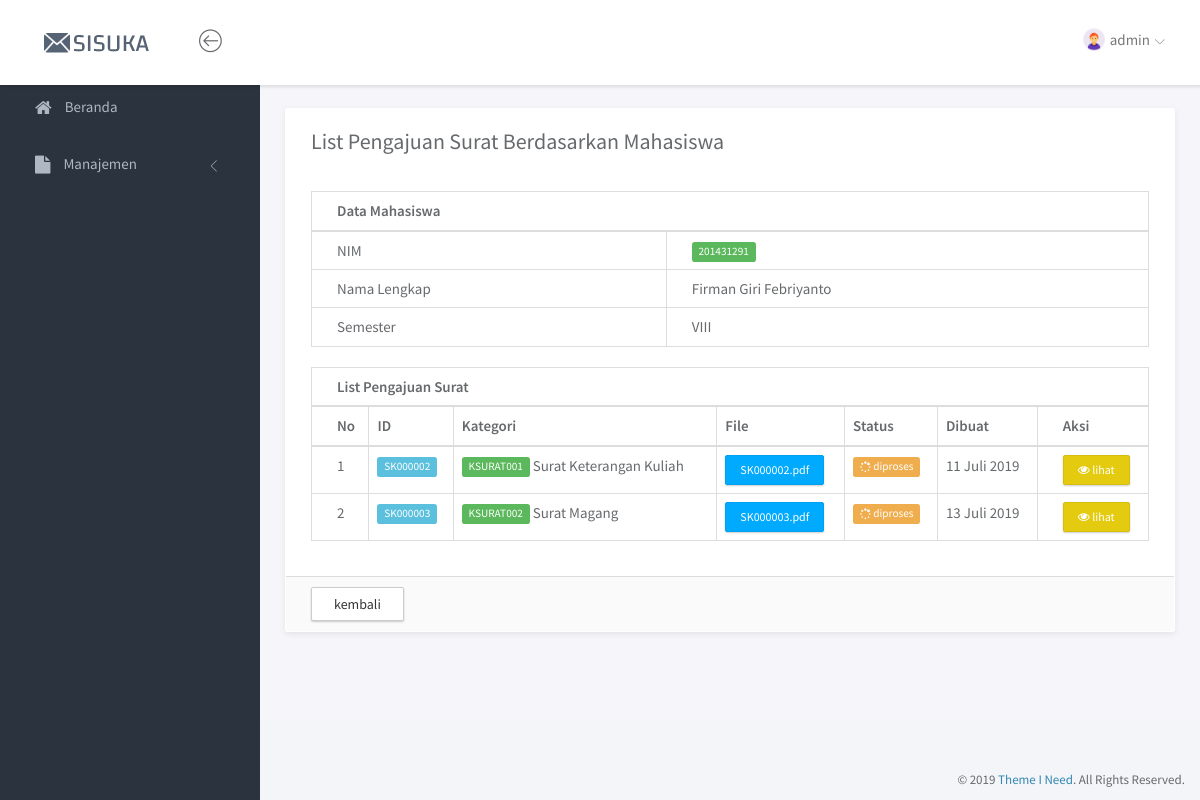
Before: /index.php?page=listsuratmhs&id=201431291 (signed in) with the older database file.
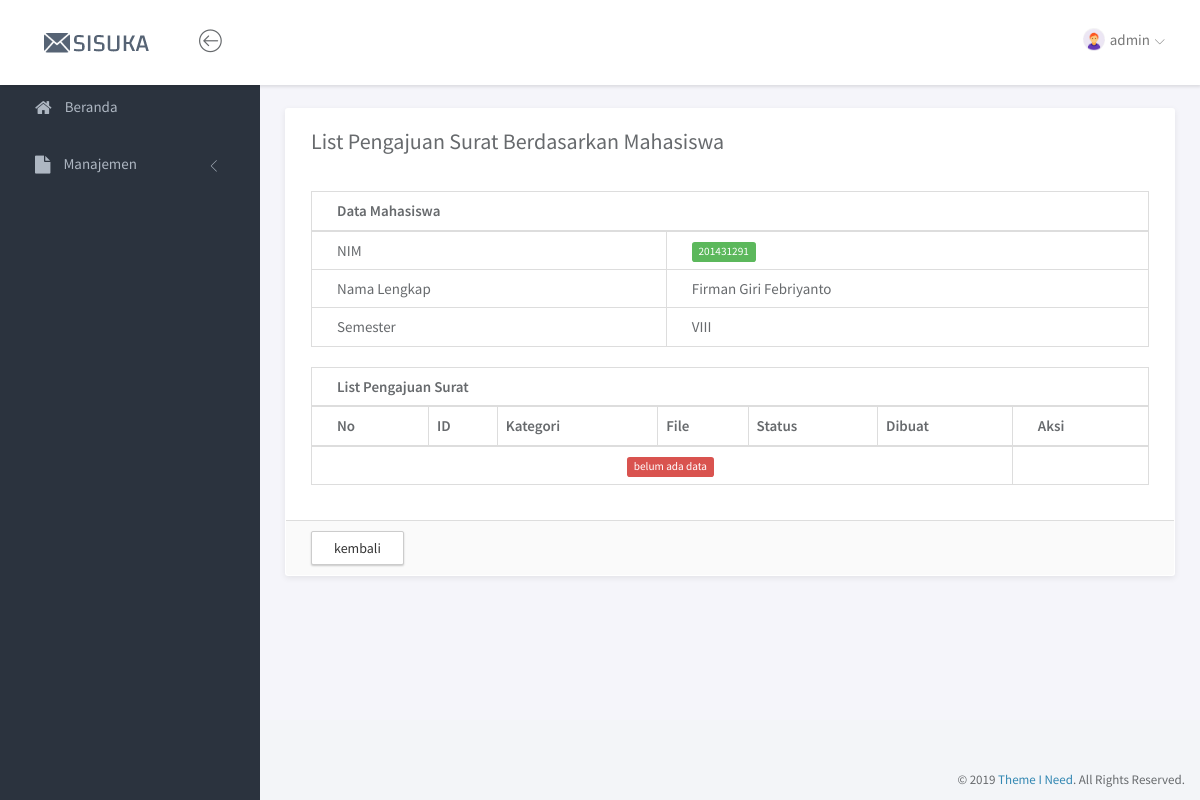
After: the same page with the newer database file.
### tables this page shows
CREATE TABLE `tbl_user` (
  `id_user` int(11) NOT NULL,
  `username` varchar(15) NOT NULL,
  `password` varchar(10) NOT NULL,
  `role` int(2) NOT NULL,
  `terakhir_login` timestamp NULL DEFAULT NULL ON UPDATE CURRENT_TIMESTAMP
);

CREATE TABLE `tbl_mahasiswa` (
  `nim` varchar(15) NOT NULL,
  `nama_lengkap` varchar(100) NOT NULL,
  `email` varchar(50) NOT NULL,
  `ipk` decimal(3,2) NOT NULL,
  `semester` varchar(5) NOT NULL,
  `password` varchar(10) NOT NULL,
  `terakhir_login` timestamp NULL DEFAULT NULL ON UPDATE CURRENT_TIMESTAMP
);

CREATE TABLE `tbl_suratkonfirmasi` (
  `id_suratkonfirmasi` varchar(15) NOT NULL,
  `id_kategori` varchar(15) NOT NULL,
  `status_surat` int(1) NOT NULL,
  `file_surat` text NOT NULL,
  `file_upload` text,
  `data` text NOT NULL,
  `created_at` date DEFAULT NULL,
  `acc_at` date DEFAULT NULL
);

CREATE TABLE `tbl_kategorisurat` (
  `id_kategori` varchar(15) NOT NULL,
  `nama` varchar(50) NOT NULL,
  `kode` varchar(5) NOT NULL,
  `file` text,
  `ket` text
);

### page/listsurat/listsuratmhs.php (the view, shortened to what this page needs)
<?php
    $g = mysqli_query($conn, "SELECT * FROM tbl_mahasiswa WHERE nim='$_GET[id]'");
    $data = mysqli_fetch_array($g);
    $jum = jumSurat($_GET['id']);
    if ($jum > 0){
        $r = mysqli_query($conn, "SELECT * FROM tbl_suratkonfirmasi
                                JOIN tbl_kategorisurat ON tbl_suratkonfirmasi.id_kategori=tbl_kategorisurat.id_kategori");
        while($row=mysqli_fetch_array($r)){
            if(in_array($_GET['id'],json_decode($row['data']))){
                $isi['id'] = $row['id_suratkonfirmasi'];
                $isi['id_kategori'] = $row['id_kategori'];
                $isi['nama_kategori'] = $row['nama'];
                $isi['file_surat'] = $row['file_surat'];
                $isi['status'] = $row['status_surat'];
                $isi['dibuat'] = $row['created_at'];
                $arr[] = $isi;
            }
        }
            $arrSurat = json_encode($arr);
    } else {
        $arr=[];
        $arrSurat = json_encode($arr);
    }
?>
<div class="panel panel-headline">
    <div class="panel-heading">
        <div class="row">
            <div class="col-md-12">
                <div class="pull-left">
                    <h3 class="panel-title">List Pengajuan Surat Berdasarkan Mahasiswa</h3>
                </div>
            </div>
        </div>
    </div>
    <div class="panel-body">
        <div class="row">
            <div class="col-md-12">
                <div class="table-responsive">
                    <table class="table table-bordered">
                        <thead>
                            <tr>
                                <th colspan="2">Data Mahasiswa</th>
                            </tr>
                        </thead>
                        <tbody>
                            <tr>
                                <td>NIM</td>
                                <td><span class="label label-success"><?= $data['nim'] ?></span></td>
                            </tr>
                            <tr>
                                <td>Nama Lengkap</td>
                                <td><?= $data['nama_lengkap'] ?></td>
                            </tr>
                            <tr>
                                <td>Semester</td>
                                <td><?= $data['semester'] ?></td>
                            </tr>
                        </tbody>
                    </table>
                </div>
                <div class="table-responsive">
                    <table class="table table-bordered">
                        <thead>
                            <tr>
                                <th colspan="7">List Pengajuan Surat</th>
                            </tr>
                            <tr>
                                <th>No</th>
                                <th>ID</th>
                                <th>Kategori</th>
                                <th>File</th>
                                <th>Status</th>
                                <th>Dibuat</th>
                                <th>Aksi</th>
                            </tr>
                        </thead>
                        <tbody>
                           <?php
                            if (count(json_decode($arrSurat)) > 0){
                                $no = 1;
                                foreach(json_decode($arrSurat) as $row){
                                    echo '<tr>';
                                    echo '<td>'.$no.'</td>';
                                    echo '<td><span class="label label-info">'.$row->id.'</span></td>';
                                    echo '<td><span class="label label-success">'.$row->id_kategori.'</span> '.$row->nama_kategori.'</td>';
                                    echo '<td><a href="file/surat/'.$row->file_surat.'" class="btn btn-primary btn-xs" target="_blank" title="lihat file">'.$row->file_surat.'</a></td>';
                                    echo '<td>'.getStatus($row->id_kategori,$row->status).'</td>';
                                    echo '<td>'.tanggal_indo($row->dibuat).'</td>';
                                    echo '<td><a href="?page=listsuratlihat&id='.$row->id.'" class="btn btn-warning btn-xs"><i class="fa fa-eye"></i> lihat</a></td>';
                                    echo '<tr>';
                                    $no++;
                                }
                            } else {
                                echo '<tr>';
                                echo '<td colspan="6" style="text-align:center;"><span class="label label-danger">belum ada data</span></td>';
                                echo '</tr>';
                            }
                           ?>
                        </tbody>
                    </table>
                </div>
            </div>
        </div>
    </div>
    <div class="panel-footer">
        <a href="?page=listsurat" class="btn btn-default">kembali</a>
    </div>
</div>

### index.php (shortened to what this page needs)
<?php
	if (!empty($_SESSION['username']) && !empty($_SESSION['password']) && !empty($_SESSION['role'])){
		include "lib/koneksi.php";
?>
<!doctype html>
<html lang="en">
<head>
	<link rel="stylesheet" href="assets/vendor/bootstrap/css/bootstrap.min.css">
	<link rel="stylesheet" href="assets/vendor/font-awesome/css/font-awesome.min.css">
	<link rel="stylesheet" href="assets/vendor/linearicons/style.css">
	<link rel="stylesheet" href="assets/vendor/chartist/css/chartist-custom.css">
	<link rel="stylesheet" href="assets/css/main.css">
	<link rel="stylesheet" href="assets/css/demo.css">
	<link rel="stylesheet" href="assets/vendor/font-awesome/css/font-awesome.min.css">
	<link rel="stylesheet" href="assets/vendor/datatables.net-bs/css/dataTables.bootstrap.min.css">
</head>
<body>
	<div id="wrapper">
		<?php
			include "service.php";
			include "header.php";
			include "sidebar.php";
		?>
		<div class="main">
			<div class="main-content">
				<div class="container-fluid">
					<?php include "content.php"; ?>
				</div>
			</div>
		</div>
		<footer>
			<div class="container-fluid">
				<p class="copyright">&copy; 2019 <a href="https://www.themeineed.com" target="_blank">Theme I Need</a>. All Rights Reserved.</p>
			</div>
		</footer>
	</div>
</body>
</html>
<?php
} ?>

### header.php (shortened to what this page needs)
<nav class="navbar navbar-default navbar-fixed-top">
			<div class="brand">
				<a href="index.html"><img src="assets/img/sisuka.png" alt="Klorofil Logo" class="img-responsive logo"></a>
			</div>
			<div class="container-fluid">
				<div class="navbar-btn">
					<button type="button" class="btn-toggle-fullwidth"><i class="lnr lnr-arrow-left-circle"></i></button>
				</div>
				<div id="navbar-menu">
					<ul class="nav navbar-nav navbar-right">
						<li class="dropdown">
							<a href="#" class="dropdown-toggle" data-toggle="dropdown"><img src="<?= $photo ?>" class="img-circle" alt="Avatar"> <span><?= $nama ?></span> <i class="icon-submenu lnr lnr-chevron-down"></i></a>
						</li>
					</ul>
				</div>
			</div>
		</nav>

### sidebar.php (shortened to what this page needs)
<div id="sidebar-nav" class="sidebar">
	<div class="sidebar-scroll">
        <nav>
            <ul class="nav">
                <li><a href="?page=beranda" class=""><i class="fa fa-home"></i> <span>Beranda</span></a></li>
                <li>
                    <a href="#subPages" data-toggle="collapse" class="collapsed"><i class="fa fa-file"></i> <span>Manajemen</span> <i class="icon-submenu lnr lnr-chevron-left"></i></a>
                </li>
            </ul>
        </nav>
    </div>
</div>

### content.php
<?php
if (isset($_GET['page'])) $page=$_GET['page'];
else $page="beranda";
if ($page == "beranda")                 include("page/beranda.php");
elseif ($page == "logout")              include("page/logout.php");
    elseif ($page == "kategori")                     include("page/kategori/kategori.php");
    elseif ($page == "kategoritambah")               include("page/kategori/kategoritambah.php");
    elseif ($page == "kategoritambahpro")            include("page/kategori/kategoritambahpro.php");
    elseif ($page == "kategoriedit")                 include("page/kategori/kategoriedit.php");
    elseif ($page == "kategorieditpro")              include("page/kategori/kategorieditpro.php");
    elseif ($page == "kategorihapus")                include("page/kategori/kategorihapus.php");
    elseif ($page == "mahasiswa")                    include("page/mahasiswa/mahasiswa.php");
    elseif ($page == "mahasiswatambah")              include("page/mahasiswa/mahasiswatambah.php");
    elseif ($page == "mahasiswatambahpro")           include("page/mahasiswa/mahasiswatambahpro.php");
    elseif ($page == "mahasiswaedit")                include("page/mahasiswa/mahasiswaedit.php");
    elseif ($page == "mahasiswaeditpro")             include("page/mahasiswa/mahasiswaeditpro.php");
    elseif ($page == "mahasiswahapus")               include("page/mahasiswa/mahasiswahapus.php");
    elseif ($page == "persetujuansurat")             include("page/persetujuansurat/persetujuansurat.php");
    elseif ($page == "persetujuansurattambah")       include("page/persetujuansurat/persetujuansurattambah.php");
    elseif ($page == "persetujuansurattambahpro")    include("page/persetujuansurat/persetujuansurattambahpro.php");
    elseif ($page == "persetujuansuratedit")         include("page/persetujuansurat/persetujuansuratedit.php");
    elseif ($page == "persetujuansurateditpro")      include("page/persetujuansurat/persetujuansurateditpro.php");
    elseif ($page == "persetujuansurathapus")        include("page/persetujuansurat/persetujuansurathapus.php");
    elseif ($page == "persetujuanupload")            include("page/persetujuansurat/persetujuanupload.php");
    elseif ($page == "listsurat")                    include("page/listsurat/listsurat.php");
    elseif ($page == "listsuratlihat")               include("page/listsurat/listsuratlihat.php");
    elseif ($page == "listsuratacc")                 include("page/listsurat/listsuratacc.php");
    elseif ($page == "listsurattolak")               include("page/listsurat/listsurattolak.php");
    elseif ($page == "listsuratmhs")                 include("page/listsurat/listsuratmhs.php");
    elseif ($page == "listsurataccperusahaan")       include("page/listsurat/listsurataccperusahaan.php");
    elseif ($page == "surat")                        include("page/surat/surat.php");
    elseif ($page == "surattambah")                  include("page/surat/surattambah.php");
    elseif ($page == "surattambahpro")               include("page/surat/surattambahpro.php");
    elseif ($page == "suratedit")                    include("page/surat/suratedit.php");
    elseif ($page == "surateditpro")                 include("page/surat/surateditpro.php");
    elseif ($page == "surathapus")                   include("page/surat/surathapus.php");
    elseif ($page == "suratSKL")                     include("page/surat/suratSKL.php");
    elseif ($page == "suratSKK")                     include("page/surat/suratSKK.php");
    elseif ($page == "suratSR")                      include("page/surat/suratSR.php");
    elseif ($page == "suratSRK")                     include("page/surat/suratSRK.php");
    elseif ($page == "suratSM")                      include("page/surat/suratSM.php");
    elseif ($page == "suratkonfirmasi")              include("page/surat/suratkonfirmasi.php");
    elseif ($page == "profil")                       include("page/profil/profil.php");
    elseif ($page == "profiledit")                   include("page/profil/profiledit.php");
    else "Halaman tidak ditemukan";
?>

### service.php (shortened to what this page needs)
<?php
$user       = $_SESSION['username'];
$role       = $_SESSION['role'];
if ($role == 1){
    $sql = mysqli_query($conn, "SELECT * FROM tbl_user WHERE username='$user'");
    $datauser = mysqli_fetch_array($sql);
    $nama = $datauser['username'];
    $photo = 'assets/img/admin.png';
} else {
    $sql = mysqli_query($conn, "SELECT * FROM tbl_mahasiswa WHERE nim='$user'");
    $datauser = mysqli_fetch_array($sql);
    $nama = $datauser['nama_lengkap'];
    $photo = 'assets/img/no-photo.png';
}
$q = mysqli_query($conn, "SELECT * FROM tbl_mahasiswa");
while($data=mysqli_fetch_array($q)){
    $isi['nim'] = $data['nim'];
}
function getStatus($id,$params){
    if ($id == 'KSURAT002'){
        switch ($params) {
            case 2:
                $nil = '<span class="label label-warning"><i class="fa fa-spinner fa-pulse"></i> diproses</span>';
                break;
        }
    } else {
        switch ($params) {
            case 2:
                $nil = '<span class="label label-warning"><i class="fa fa-spinner fa-pulse"></i> diproses</span>';
                break;
        }
    }
    return $nil;
}
function tanggal_indo($tanggal){
	$bulan = array (1 =>   'Januari', 'Februari', 'Maret', 'April', 'Mei', 'Juni',
				'Juli', 'Agustus', 'September', 'Oktober', 'November', 'Desember');
	$split = explode('-', $tanggal);
	return $split[2].' '.$bulan[(int)$split[1]].' '.$split[0];
}
function jumSurat($params){
    include 'lib/koneksi.php';
    $count = 0;
    $q = mysqli_query($conn, "SELECT * FROM tbl_suratkonfirmasi");
    while($data=mysqli_fetch_array($q)){
        if (in_array($params, json_decode($data['data']))){
            $count++;
        }
    }
    return $count;
}
?>

Changed rows visible on the page:
removed tbl_suratkonfirmasi: id_suratkonfirmasi "SK000002", id_kategori.id_kategori "KSURAT001", id_kategori.nama "Surat Keterangan Kuliah", file_surat "SK000002.pdf", status_surat 2 (drawn), created_at "11 Juli 2019"
removed tbl_suratkonfirmasi: id_suratkonfirmasi "SK000003", id_kategori.id_kategori "KSURAT002", id_kategori.nama "Surat Magang", file_surat "SK000003.pdf", status_surat 2 (drawn), created_at "13 Juli 2019"
Other visible differences:
text now shown: "belum ada data"
